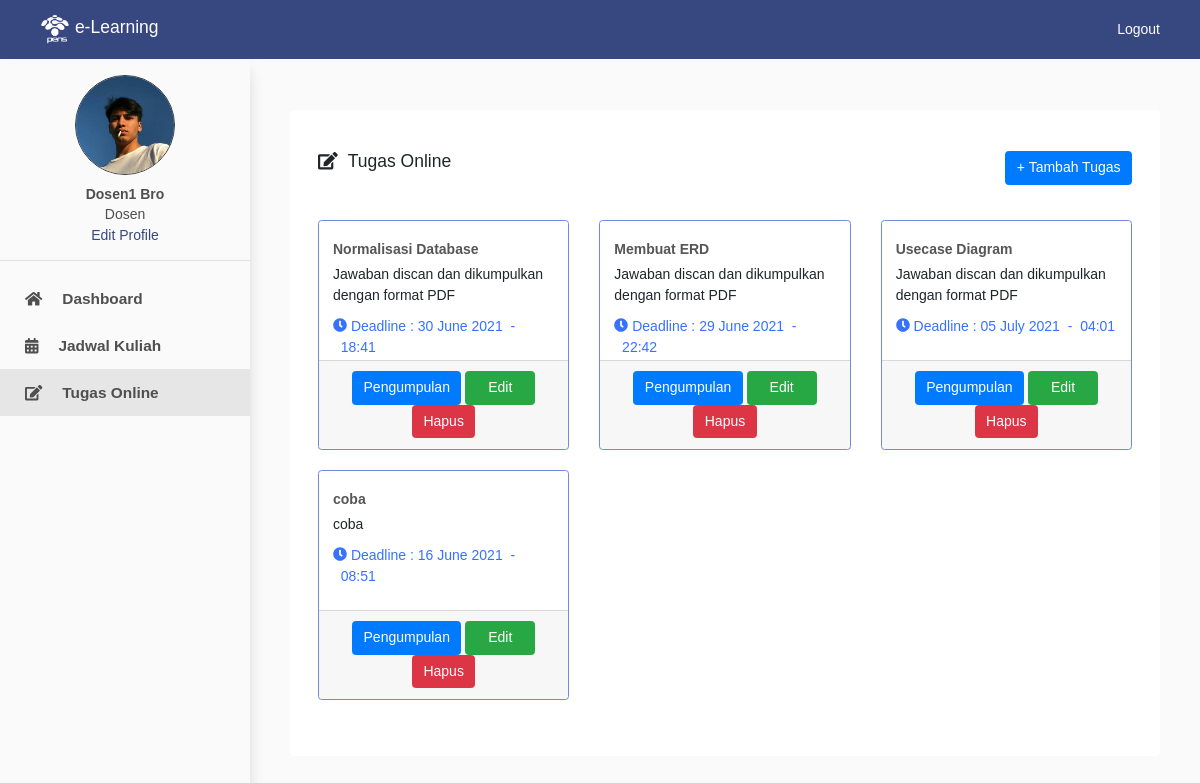
/view/dosen/daftarTugas.php?matkul=8&kelas=4 (signed in), run on the app's committed database.
### tables this page shows
CREATE TABLE `user` (
  `id` int(11) NOT NULL,
  `user_id` int(11) NOT NULL,
  `nama` varchar(100) NOT NULL,
  `email` varchar(100) NOT NULL,
  `password` varchar(100) NOT NULL,
  `nama_foto` varchar(100) NOT NULL,
  `tipe_foto` varchar(100) NOT NULL,
  `role` varchar(100) NOT NULL
);

CREATE TABLE `daftar_tugas` (
  `id` int(11) NOT NULL,
  `matkul_id` int(11) NOT NULL,
  `dosen_id` int(11) NOT NULL,
  `kelas_id` int(11) NOT NULL,
  `judul` varchar(100) NOT NULL,
  `deskripsi` varchar(100) NOT NULL,
  `deadline` varchar(100) NOT NULL,
  `jam` varchar(100) NOT NULL
);

### view/dosen/daftarTugas.php (the view, shortened to what this page needs)
<?php
include '../../config/connection.php';
$id = $_SESSION['id'];
$query = mysqli_query($connection, "SELECT * FROM user WHERE id = $id");
$result = mysqli_fetch_assoc($query);
$matkul_id = $_GET['matkul'];
$kelas_id = $_GET['kelas'];
?>
<!DOCTYPE html>
<html lang="en">
<head>
    <link rel="stylesheet" href="https://cdn.jsdelivr.net/npm/bootstrap@4.6.0/dist/css/bootstrap.min.css">
    <link rel="stylesheet" href="https://cdnjs.cloudflare.com/ajax/libs/font-awesome/5.13.0/css/all.min.css">
    <link rel="stylesheet" href="../style.css">
</head>
<body style="background: #fafafa">
    <nav class="navbar navbar-light fixed-top" style="padding: 10px 40px; background-color: #374780">
        <a class="navbar-brand" href="#" style="color: #ffff">
            <img src="../assets/pens_putih.png" width="30" height="30" class="d-inline-block align-top" alt="">
            e-Learning
        </a>
        <span class="navbar-text">
            <a href="../../config/logoutDosen.php" style="color: #ffff; text-decoration: none">Logout</a>
        </span>
    </nav>
    <div class="wrapper">
        <nav id="sidebar">
            <div style="text-align: center; margin-top: 15px">
                <?php
                if ($result['nama_foto'] == '') {
                ?><img src="../assets/user.png" width="90px" height="90px" class="rounded-circle border border-dark"><br><br>
                <?php
                } else {
                ?><img src="../../profileUser/<?php echo $result['nama_foto'] ?>" width="100px" height="100px" class="rounded-circle border border-dark"><br><br>
                <?php
                }
                ?>
                <p style="margin-top: -12px; font-weight: bold; margin-bottom: 2px"><?php echo $result['nama'] ?></p>
                <p style="margin-top: -3px; margin-bottom: 0px">Dosen</p>
                <a href="" style="color:#374780" data-toggle="modal" data-target="#editProfile">Edit Profile</a>
            </div>
            <hr>
            <ul class="list-unstyled components" style="margin-top: 10px">
                <li>
                    <a href="dashboard.php"><span class="fas fa-home" style="margin-right: 20px;"></span>Dashboard</a>
                </li>
                <li>
                    <a href="jadwalKuliah.php"><span class="fas fa-calendar-alt" style="margin-right: 20px;"></span>Jadwal Kuliah</a>
                </li>
                <li class="active">
                    <a href="tugasOnline.php"><span class="fas fa-edit" style="margin-right: 20px;"></span>Tugas Online</a>
                </li>
            </ul>
        </nav>
        <div class="content">
            <div style="padding: 30px 20px">
                <div class="jumbotron" style="background-color: #fff">
                    <div style="display: flex; justify-content: space-between">
                        <h5 style="margin-top: -15px; margin-bottom: 15px"><span class="fas fa-edit" style="margin-right: 10px;"></span>Tugas Online</h5>
                        <button type="button" class="btn btn-primary" data-toggle="modal" data-target="#inputData" style="margin-top: -15px; margin-bottom: 15px">
                            + Tambah Tugas
                        </button>
                    </div>
                    <div class="row">
                        <?php
                        $tugas = mysqli_query($connection, "SELECT * FROM daftar_tugas WHERE matkul_id=$matkul_id AND kelas_id=$kelas_id AND dosen_id=$result[user_id]");
                        while ($vtugas = mysqli_fetch_assoc($tugas)) { ?>
                            <div class="col-md-4">
                                <div class="card" style="margin-top: 20px; height: 230px; border-color: #748bdb">
                                    <div class="card-body" style="flex-direction: column; align-items: flex-start; justify-content:space-between">
                                        <div>
                                            <p class="card-text" style="font-weight: bold; color:  #575555"><?php echo $vtugas['judul'] ?></p>
                                            <p class="card-text" style="margin-top: -10px;"><?php echo $vtugas['deskripsi'] ?></p>
                                        </div>
                                        <div style="color:#3672ff">
                                            <p style="margin-top: 10px;"><i class="fas fa-clock"></i>&nbsp;Deadline : <?php echo date('d F Y', strtotime($vtugas['deadline'])) . '&nbsp;&nbsp;-&nbsp;&nbsp;' . $vtugas['jam'] ?></p>
                                        </div>
                                    </div>
                                    <div class="card-footer" style="text-align:center">
                                        <a href="listPengumpulan.php?tugas=<?php echo $vtugas['id'] ?>" class="btn btn-primary">Pengumpulan</a>
                                        <button class="btn btn-success" style="width: 70px" data-toggle="modal" data-target="#editData<?php echo $vtugas['id'] ?>">Edit</button>
                                        <a href="../../config/deleteDaftarTugas.php?id=<?php echo $vtugas['id'] ?>&matkul=<?php echo $vtugas['matkul_id'] ?>&kelas=<?php echo $vtugas['kelas_id'] ?>" class="btn btn-danger">Hapus</a>
                                    </div>
                                </div>
                            </div>
                        <?php } ?>
                    </div>
                </div>
            </div>
        </div>
    </div>
</body>
</html>

### view/style.css (style rules this page uses)
* { font-family: 'Poppins', sans-serif; font-size: 14px; }
.wrapper { display: flex; width: 100%; align-items: stretch; margin-top: 60px }
a, a:hover, a:focus { color: inherit; text-decoration: none; transition: all 0.3s; }
#sidebar { min-width: 250px; max-width: 250px; min-height: 100vh; background: rgb(250, 250, 250); color: rgb(80, 79, 79); transition: all 0.3s; box-shadow: 0 8px 16px -4px rgb(199, 199, 199); position: fixed; }
#sidebar ul li a { padding: 12px 25px; font-size: 1.1em; display: block; font-weight: 600; }
#sidebar ul li.active { color: rgb(80, 79, 79); background: #e6e6e6; }
.content { width: 100%; padding: 20px; min-height: 100vh; margin-left: 250px; }
.card-body { padding: 1.3rem 1rem; display: flex; align-items: center; }

### data on the page
user: nama_foto (picture), nama "Dosen1 Bro"
daftar_tugas: judul "Normalisasi Database", deskripsi "Jawaban discan dan dikumpulkan dengan format PDF", deadline "30 June 2021", jam "18:41"
daftar_tugas: judul "Membuat ERD", deskripsi "Jawaban discan dan dikumpulkan dengan format PDF", deadline "29 June 2021", jam "22:42"
daftar_tugas: judul "Usecase Diagram", deskripsi "Jawaban discan dan dikumpulkan dengan format PDF", deadline "05 July 2021", jam "04:01"
daftar_tugas: judul "coba", deskripsi "coba", deadline "16 June 2021", jam "08:51"
